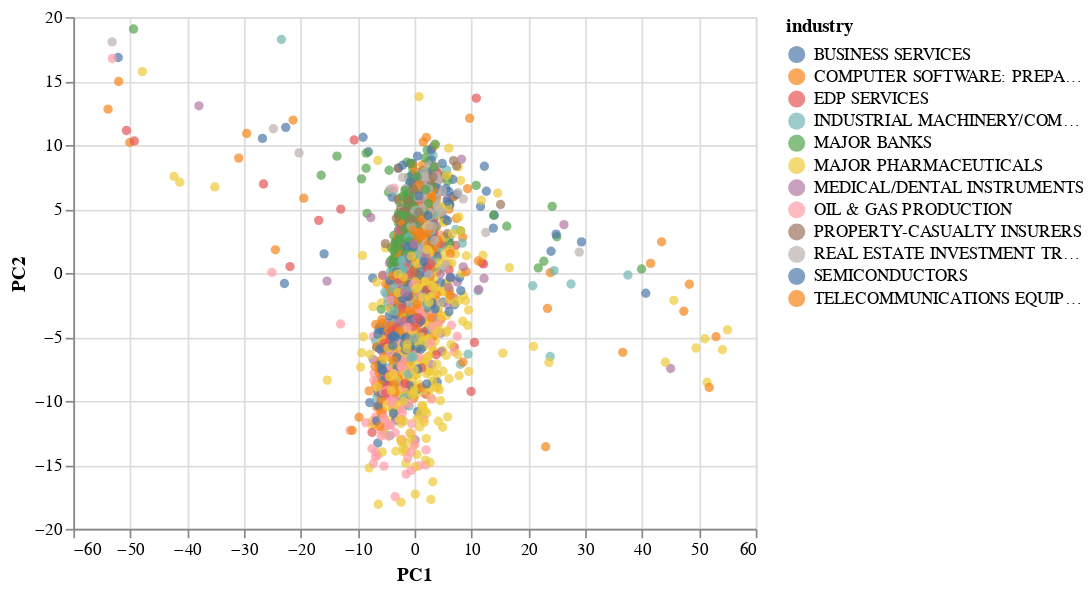

This figure's notebook cell:
### Code cell
from ggplot import *

#ggplot(principalDf, aes(x = 'PC1', y='PC2', color=df_daily_return['industry'])) + geom_point() + xlab('PC1') + ylab('PC2') + ggtitle('Stocks')

from altair import Chart

chart = Chart(principalDf)
chart.mark_circle().encode(
    x='PC1',
    y='PC2',
    color='industry'
)

### Figure 1 — Vega-Lite specification as saved in the notebook (floating-point values rounded to 4 significant figures; data arrays with more than 128 entries replaced by an {"elided": "..."} marker saying what was removed)
{"config": {"view": {"continuousWidth": 400, "continuousHeight": 300}}, "data": {"name": "data-f8113cf389984200b56927d561499937"}, "mark": "circle", "encoding": {"color": {"type": "nominal", "field": "industry"}, "x": {"type": "quantitative", "field": "PC1"}, "y": {"type": "quantitative", "field": "PC2"}}, "$schema": "https://vega.github.io/schema/vega-lite/v4.0.0.json", "datasets": {"data-f8113cf389984200b56927d561499937": {"elided": "2068 records"}}}
